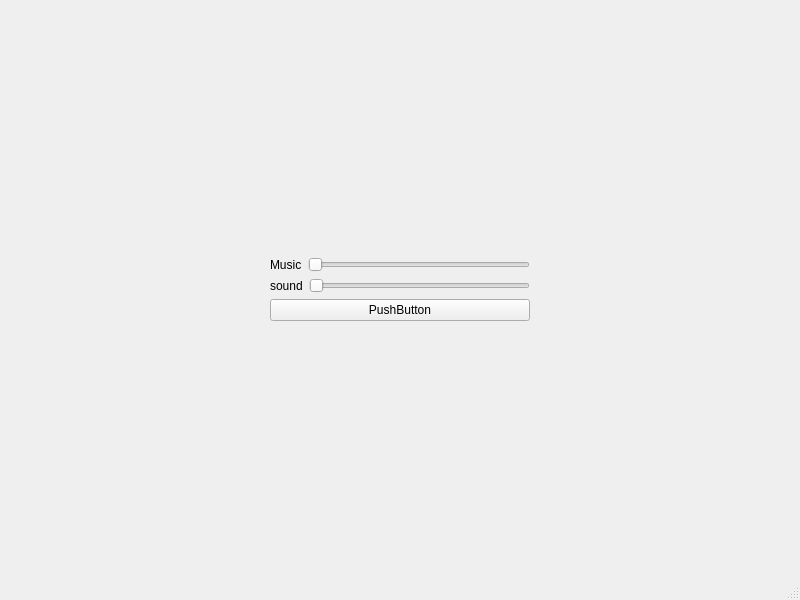
<?xml version="1.0" encoding="UTF-8"?>
<ui version="4.0">
 <class>settings</class>
 <widget class="QMainWindow" name="settings">
  <property name="geometry">
   <rect>
    <x>0</x>
    <y>0</y>
    <width>800</width>
    <height>600</height>
   </rect>
  </property>
  <property name="windowTitle">
   <string>MainWindow</string>
  </property>
  <widget class="QWidget" name="centralwidget">
   <layout class="QGridLayout" name="gridLayout">
    <item row="0" column="1">
     <spacer name="verticalSpacer_2">
      <property name="orientation">
       <enum>Qt::Vertical</enum>
      </property>
      <property name="sizeHint" stdset="0">
       <size>
        <width>20</width>
        <height>40</height>
       </size>
      </property>
     </spacer>
    </item>
    <item row="1" column="1">
     <layout class="QVBoxLayout" name="verticalLayout_2">
      <item>
       <layout class="QHBoxLayout" name="horizontalLayout">
        <item>
         <widget class="QLabel" name="label">
          <property name="text">
           <string>Music</string>
          </property>
         </widget>
        </item>
        <item>
         <widget class="QSlider" name="horizontalSlider">
          <property name="maximum">
           <number>100</number>
          </property>
          <property name="orientation">
           <enum>Qt::Horizontal</enum>
          </property>
         </widget>
        </item>
       </layout>
      </item>
      <item>
       <layout class="QHBoxLayout" name="horizontalLayout_2">
        <item>
         <widget class="QLabel" name="label_2">
          <property name="text">
           <string>sound</string>
          </property>
         </widget>
        </item>
        <item>
         <widget class="QSlider" name="horizontalSlider_2">
          <property name="maximum">
           <number>100</number>
          </property>
          <property name="orientation">
           <enum>Qt::Horizontal</enum>
          </property>
         </widget>
        </item>
       </layout>
      </item>
      <item>
       <widget class="QPushButton" name="pushButton">
        <property name="text">
         <string>PushButton</string>
        </property>
       </widget>
      </item>
     </layout>
    </item>
    <item row="2" column="1">
     <spacer name="verticalSpacer">
      <property name="orientation">
       <enum>Qt::Vertical</enum>
      </property>
      <property name="sizeHint" stdset="0">
       <size>
        <width>20</width>
        <height>40</height>
       </size>
      </property>
     </spacer>
    </item>
    <item row="1" column="0">
     <spacer name="horizontalSpacer">
      <property name="orientation">
       <enum>Qt::Horizontal</enum>
      </property>
      <property name="sizeHint" stdset="0">
       <size>
        <width>40</width>
        <height>20</height>
       </size>
      </property>
     </spacer>
    </item>
    <item row="1" column="2">
     <spacer name="horizontalSpacer_2">
      <property name="orientation">
       <enum>Qt::Horizontal</enum>
      </property>
      <property name="sizeHint" stdset="0">
       <size>
        <width>40</width>
        <height>20</height>
       </size>
      </property>
     </spacer>
    </item>
   </layout>
  </widget>
  <widget class="QMenuBar" name="menubar">
   <property name="geometry">
    <rect>
     <x>0</x>
     <y>0</y>
     <width>800</width>
     <height>20</height>
    </rect>
   </property>
  </widget>
  <widget class="QStatusBar" name="statusbar"/>
 </widget>
 <resources/>
 <connections/>
</ui>
